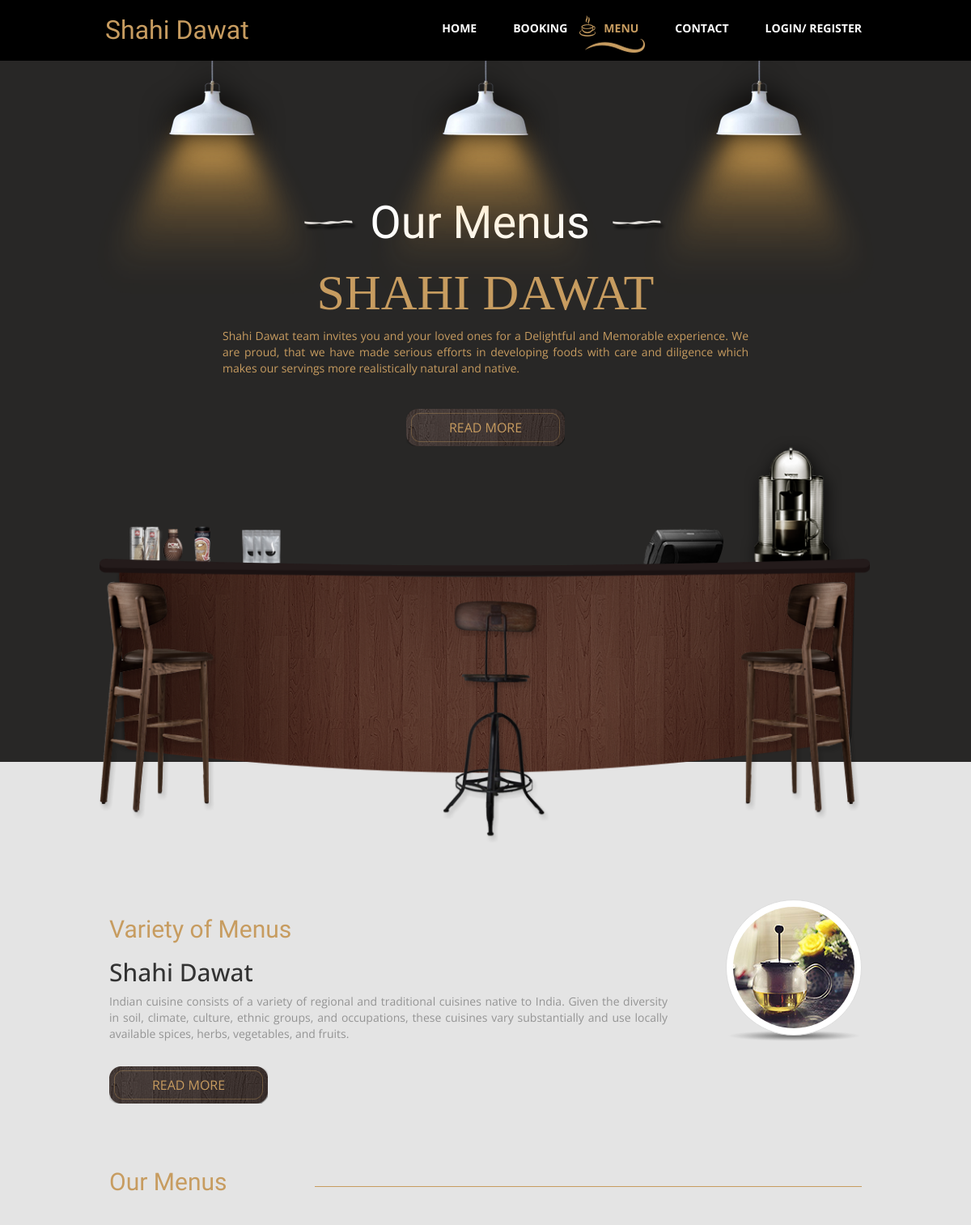
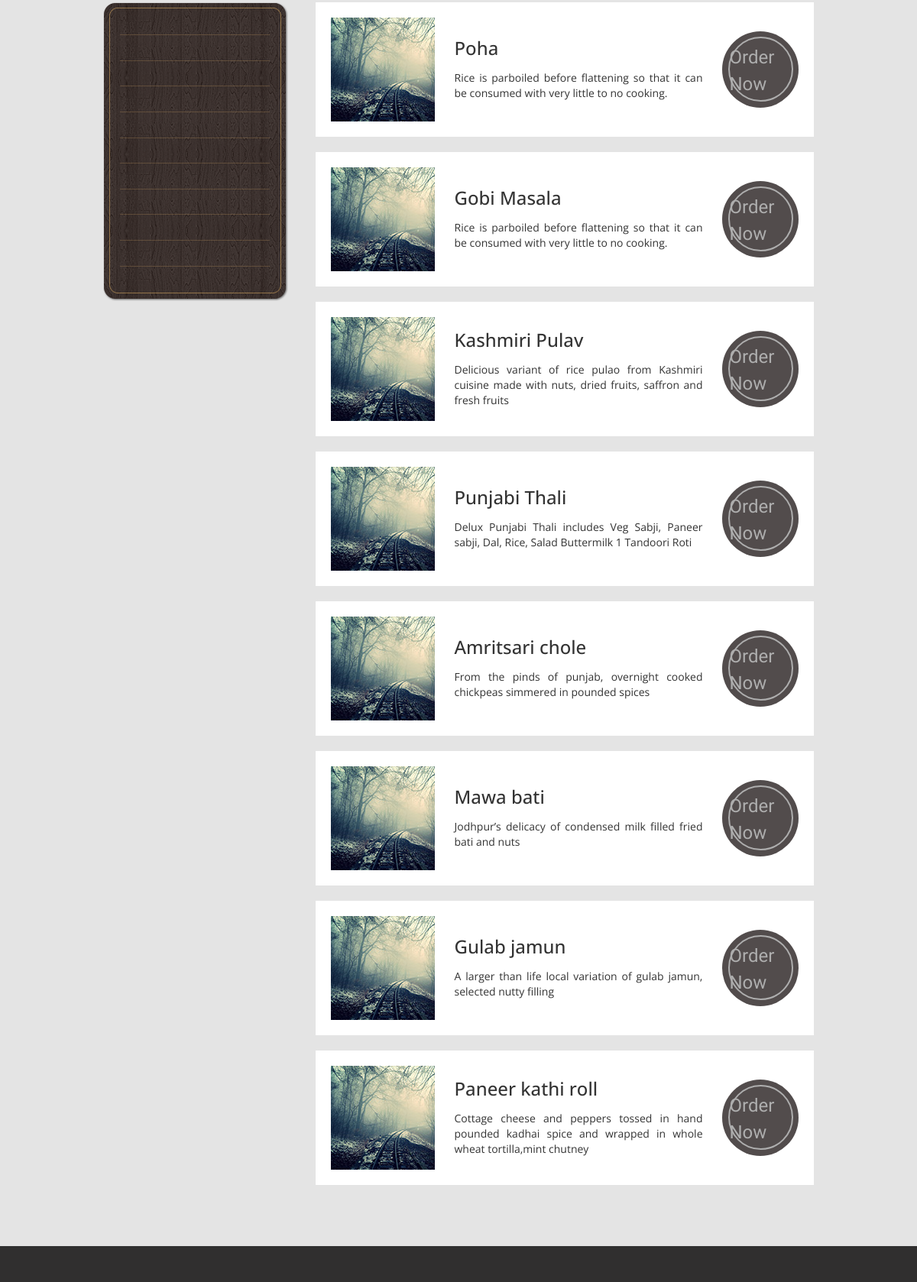
Page /Abhijeet/menu.php (upper part) on the committed database (2 pictures, top to bottom).
### tables this page shows
CREATE TABLE `menu_category` (
  `id` int(11) NOT NULL,
  `name` varchar(50) NOT NULL,
  `description` text NOT NULL,
  `status` tinyint(4) NOT NULL
);

### Abhijeet/function.inc.php (called while the page is built, shortened)
<?php
function get_menu($conn){
	$sql="SELECT * from menu_category WHERE status=1";
	$run=mysqli_query($conn,$sql);
	$data=array();
	while($row=mysqli_fetch_assoc($run)){
		$data[]=$row;
	}
	return $data;
}
?>

### Abhijeet/menu.php (the view, shortened to what this page needs)
<?php
require('top.php');
?>
<body>
  <?php
  require('header.php');
  ?>
  <section class="tm-welcome-section">
    <div class="container tm-position-relative">
      <div class="tm-lights-container">
        <img src="img/light.png" alt="Light" class="light light-1">
        <img src="img/light.png" alt="Light" class="light light-2">
        <img src="img/light.png" alt="Light" class="light light-3">
      </div>
      <div class="row tm-welcome-content">
        <h2 class="white-text tm-handwriting-font tm-welcome-header"><img src="img/header-line.png" alt="Line" class="tm-header-line">&nbsp;Our Menus&nbsp;&nbsp;<img src="img/header-line.png" alt="Line" class="tm-header-line"></h2>
        <h2 class="gold-text tm-welcome-header-2">Shahi Dawat</h2>
        <p class="gray-text tm-welcome-description"><span class="gold-text">Shahi Dawat team invites you and your loved ones for a Delightful and Memorable experience. We are proud, that we have made serious efforts in developing foods with care and diligence which makes our servings more realistically natural and native. </span></p>
        <a href="#main" class="tm-more-button tm-more-button-welcome">Read More</a>
      </div>
      <img src="img/table-set.png" alt="Table Set" class="tm-table-set img-responsive">
    </div>
  </section>
  <div class="tm-main-section light-gray-bg">
    <div class="container" id="main">
      <section class="tm-section row">
        <div class="col-lg-9 col-md-9 col-sm-8">
          <h2 class="tm-section-header gold-text tm-handwriting-font">Variety of Menus</h2>
          <h2>Shahi Dawat</h2>
          <p class="gray-text tm-welcome-description">Indian cuisine consists of a variety of regional and traditional cuisines native to India. Given the diversity in soil, climate, culture, ethnic groups, and occupations, these cuisines vary substantially and use locally available spices, herbs, vegetables, and fruits.</p>
          <a href="#" class="tm-more-button margin-top-30">Read More</a>
        </div>
        <div class="col-lg-3 col-md-3 col-sm-4 tm-welcome-img-container">
          <div class="inline-block shadow-img">
            <img src="img/1.jpg" alt="Image" class="img-circle img-thumbnail">
          </div>
        </div>
      </section>
      <section class="tm-section row">
        <div class="col-lg-12 tm-section-header-container margin-bottom-30">
          <h2 class="tm-section-header gold-text tm-handwriting-font">Our Menus</h2>
          <div class="tm-hr-container"><hr class="tm-hr"></div>
        </div>
        <div>
          <div class="col-lg-3 col-md-3">
            <div class="tm-position-relative margin-bottom-30">
              <nav class="tm-side-menu">
              </nav>
              <img src="img/vertical-menu-bg.png" alt="Menu bg" class="tm-side-menu-bg">
            </div>
          </div>
          <div class="tm-menu-product-content col-lg-9 col-md-9">
            <?php
            $get_menu = get_menu($conn);
            foreach ($get_menu as $list) {
              ?>
              <div class="tm-product">
                <img src="img/Menu-3.jpg" alt="Product">
                <div class="tm-product-text">
                  <h3 class="tm-product-title"><?php echo $list['name']?></h3>
                  <p class="tm-product-description"><?php echo $list['description']?></p>
                </div>
                <div class="tm-product-price">
                  <a href="menu_product.php?id=<?php echo $list['id'] ?>" class="order-now-link tm-handwriting-font">Order Now</a>
                </div>
              </div>
              <?php
              }
            ?>
          </div>
        </div>
      </section>
    </div>
  </div>
  <?php
  include('footer.php');
  ?>
</body>
</html>

### Abhijeet/top.php (shortened to what this page needs)
<?php
require('config.php');
require('function.inc.php');
?>
<!DOCTYPE html>
<html lang="en">
<head>
  <link href="css/bootstrap.min.css" rel="stylesheet">
  <link href="css/font-awesome.min.css" rel="stylesheet">
  <link rel="stylesheet" href="https://maxcdn.bootstrapcdn.com/bootstrap/3.4.1/css/bootstrap.min.css">
  <link href="css/templatemo-style.css" rel="stylesheet">
  <link href="css/style.css" rel="stylesheet">
  </head>

### Abhijeet/header.php (shortened to what this page needs)
<?php
  $link_old = $_SERVER['REQUEST_URI'];
  $link = explode('/', $link_old);
  $link_new = end($link);
?>
<div class="tm-top-header">
  <div class="container">
    <div class="row">
      <div class="tm-top-header-inner">
        <div class="tm-logo-container">
          <h1 class="tm-site-name tm-handwriting-font">Shahi Dawat</h1>
        </div>
        <nav class="tm-nav">
          <ul>
            <?php
            if($link_new == "" || $link_new == "index.php"){
              ?>
              <li><a href="index.php" class="active">Home</a></li>
              <?php
            }
            else{
              ?>
              <li><a href="index.php">Home</a></li>
              <?php
            }
            ?>
            <?php
            if($link_new == "booking.php"){
              ?>
              <li><a href="booking.php" class="active">Booking</a></li>
              <?php
            }
            else{
              ?>
              <li><a href="booking.php">Booking</a></li>
              <?php
            }
            ?>
            <?php
            if($link_new == "menu.php"){
              ?>
              <li><a href="menu.php" class="active">Menu</a></li>
              <?php
            }
            else{
              ?>
              <li><a href="menu.php">Menu</a></li>
              <?php
            }
            ?>
            <?php
            if($link_new == "contact.php"){
              ?>
              <li><a href="contact.php" class="active">Contact</a></li>
              <?php
            }
            else{
              ?>
              <li><a href="contact.php">Contact</a></li>
              <?php
            }
            ?>
            <?php
        if(isset($_SESSION['USER_LOGIN'])){
          ?>
          <li class="nav-item dropdown">
            <a class="nav-link dropdown-toggle" href="#" id="navbar-Dropdown" role="button" data-toggle="dropdown" aria-haspopup="true" aria-expanded="false">
              Hi <?php echo $_SESSION['USER_NAME']?>
              <span class="caret"></span>
            </a>
            <div class="dropdown-menu" aria-labelledby="navbar-Dropdown">
              <div class="dropdown-divider"></div>
              <a class="dropdown-item" href="logout.php">Logout</a>
            </div>
          </li>
          <?php
        }else{
          if($link_new == "login.php"){
              ?>
              <li><a href="login.php" class="active">Login/ Register</a></li>
              <?php
            }
            else{
              ?>
              <li><a href="login.php">Login/ Register</a></li>
              <?php
            }
        }
        ?>
          </ul>
        </nav>
      </div>
    </div>
  </div>
</div>

### Abhijeet/footer.php (shortened to what this page needs)
<footer>
      <div class="tm-black-bg">
      </div>
   </footer>

### rows in the picture
menu_category: name "Poha", description "Rice is parboiled before flattening so that it can be consumed with very little to no cooking."
menu_category: name "Gobi Masala", description "Rice is parboiled before flattening so that it can be consumed with very little to no cooking."
menu_category: name "Kashmiri Pulav", description "Delicious variant of rice pulao from Kashmiri cuisine made with nuts, dried fruits, saffron and fresh fruits"
menu_category: name "Punjabi Thali", description "Delux Punjabi Thali includes Veg Sabji, Paneer sabji, Dal, Rice, Salad Buttermilk 1 Tandoori Roti"
menu_category: name "Amritsari chole", description "From the pinds of punjab, overnight cooked chickpeas simmered in pounded spices"
menu_category: name "Mawa bati", description "Jodhpur’s delicacy of condensed milk filled fried bati and nuts"
menu_category: name "Gulab jamun", description "A larger than life local variation of gulab jamun, selected nutty filling"
menu_category: name "Paneer kathi roll", description "Cottage cheese and peppers tossed in hand pounded kadhai spice and wrapped in whole wheat tortilla,mint chutney"
